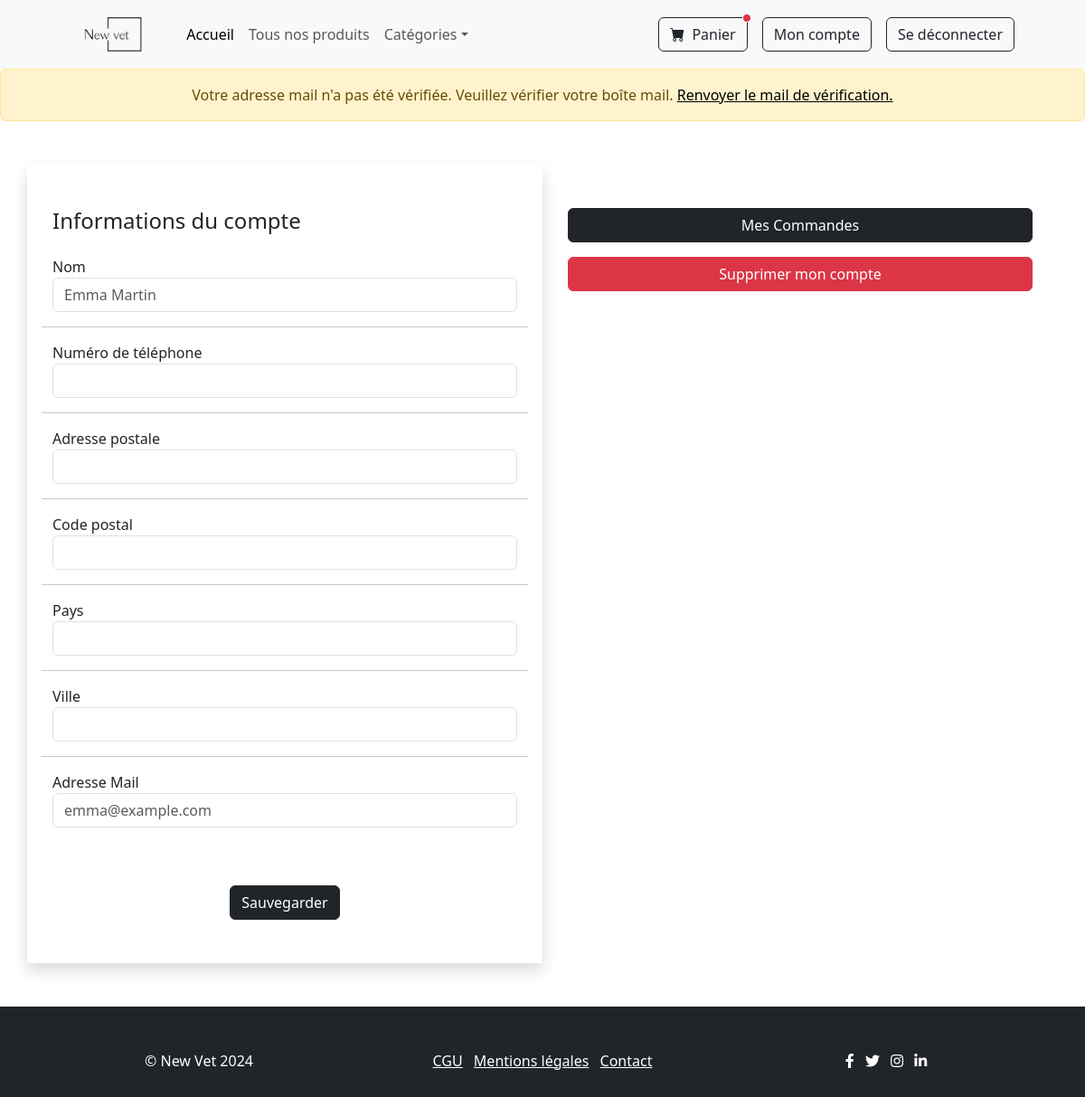
The app's page /profile.php (signed in), older data.
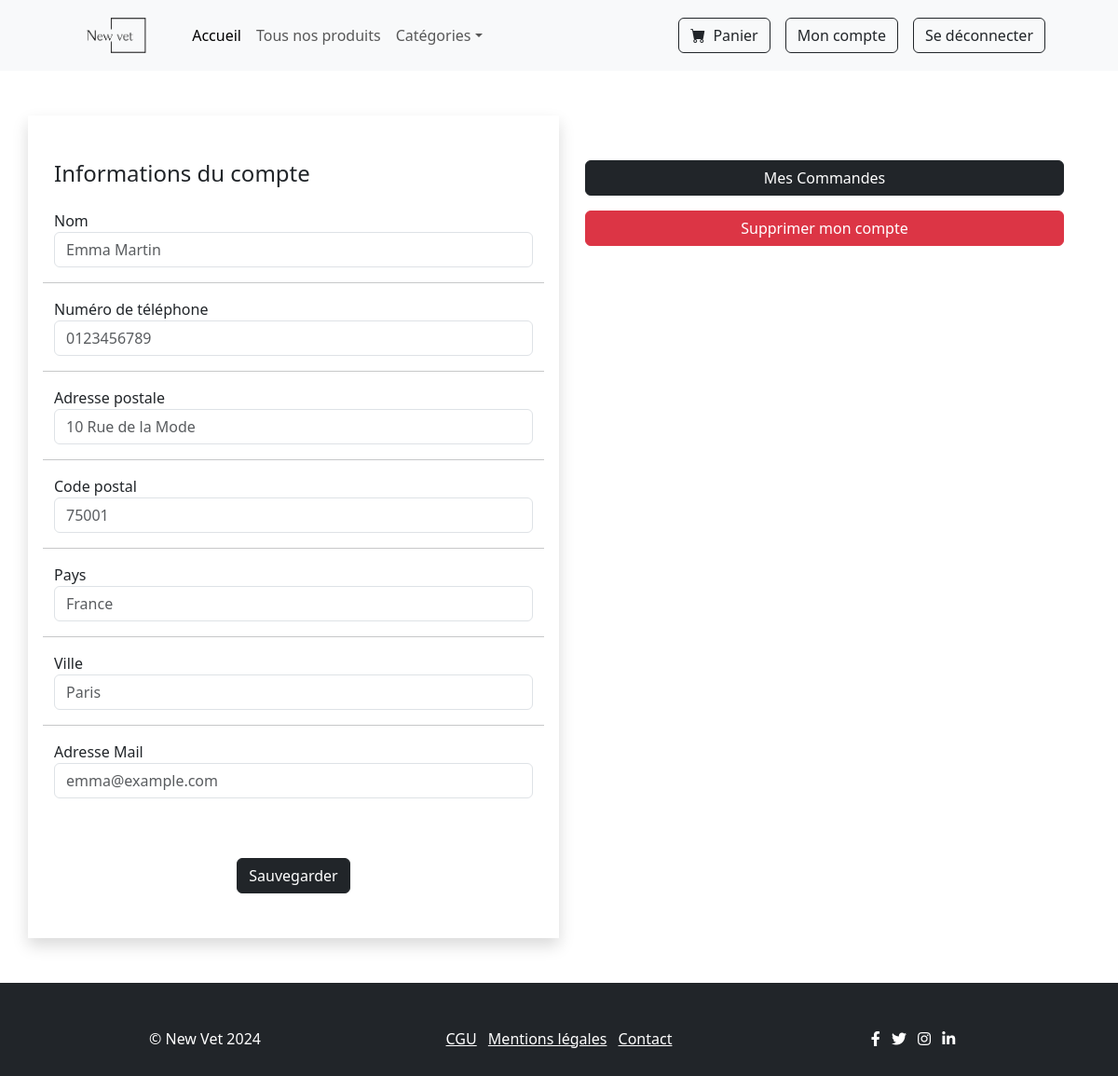
The same page, newer data.
### tables this page shows
CREATE TABLE `utilisateurs` (
  `id` int(11) NOT NULL,
  `nom` varchar(100) NOT NULL,
  `email` varchar(100) NOT NULL,
  `mot_de_passe` varchar(255) NOT NULL,
  `est_admin` tinyint(1) DEFAULT 0,
  `mail_verifie` tinyint(1) DEFAULT 0
);

CREATE TABLE `details_utilisateurs` (
  `id` int(11) NOT NULL,
  `utilisateur_id` int(11) NOT NULL,
  `adresse` varchar(255) DEFAULT NULL,
  `ville` varchar(100) DEFAULT NULL,
  `code_postal` varchar(20) DEFAULT NULL,
  `pays` varchar(100) DEFAULT NULL,
  `telephone` varchar(20) DEFAULT NULL
);

### functions.php (called while the page is built, shortened)
<?php
function checkLogin($con){
    if(isset($_SESSION['user_id'])){
        $id = $_SESSION['user_id'];
        $query = "SELECT * FROM utilisateurs WHERE id = '$id' limit 1";
        $result = mysqli_query($con,$query);
        if($result && mysqli_num_rows($result)> 0){
            $userData = mysqli_fetch_assoc($result);
            return $userData;
        }
    }
}
function getUserInfo($con, $userId){
    $query = "SELECT * FROM details_utilisateurs WHERE utilisateur_id = '$userId' limit 1";
    $result = mysqli_query($con,$query);
    if($result && mysqli_num_rows($result)> 0){
        $userInfo = mysqli_fetch_assoc($result);
        return $userInfo;
    }
}
function getCart($con, $userId){
    $query = "SELECT * FROM paniers WHERE utilisateur_id = '$userId'";
    $result = mysqli_query($con,$query);
    if($result && mysqli_num_rows($result)> 0){
        $cart = mysqli_fetch_assoc($result);
        return $cart;
    }
}
?>

### profile.php (the view, shortened to what this page needs)
<?php
include("config.php");
include("functions.php");
?>
<!DOCTYPE html>
<html lang="fr">
<head>
    <link rel="stylesheet" href="https://cdn.jsdelivr.net/npm/bootstrap-icons@1.11.3/font/bootstrap-icons.min.css">
    <link href="https://cdn.jsdelivr.net/npm/bootstrap@5.3.3/dist/css/bootstrap.min.css" rel="stylesheet"
>
    <link rel="stylesheet" href="assets/css/style.css" />
</head>
<body>
    <main>
        <?php include "header.php"; ?>
        <?php
        $userData = checkLogin($con);
        $id = $userData['id'];
        $name = $userData['nom'];
        $email = $userData['email'];
        $userInfo = getUserInfo($con, $id);
        $phoneNumber = "";
        $address = "";
        $postalCode = "";
        $country = "";
        $city = "";
        if ($userInfo) {
            if ($userInfo['telephone'] != null) {
                $phoneNumber = $userInfo['telephone'];
            }
            if ($userInfo['adresse'] != null) {
                $address = $userInfo['adresse'];
            }
            if ($userInfo['code_postal'] != null) {
                $postalCode = $userInfo['code_postal'];
            }
            if ($userInfo['pays'] != null) {
                $country = $userInfo['pays'];
            }
            if ($userInfo['ville'] != null) {
                $city = $userInfo['ville'];
            }
        }
        echo ("<div class='container rounded bg-white mt-5 mb-5'>
        <div class='row'>
            <div class='col-md-6 border-right shadow'>
                <div class='p-3 py-5'>
                    <div class='d-flex justify-content-between align-items-center mb-3'>
                        <h4 class='text-right'>Informations du compte</h4>
                    </div>
                    <div class='row mt-3'>
                        <div class='col-md-12 mb-3'>
                            <label class='labels'>Nom</label>
                            <input type='text' id='nameInput' class='form-control' placeholder='$name' value=''>
                        </div>
                        <hr />
                        <div class='col-md-12 mb-3'>
                            <label class='labels'>Numéro de téléphone</label>
                            <input type='text' id='phoneNumberInput' class='form-control' placeholder='$phoneNumber' value=''>
                        </div>
                        <hr />
                        <div class='col-md-12 mb-3'>
                            <label class='labels'>Adresse postale</label>
                            <input type='text' id='addressInput' class='form-control' placeholder='$address' value=''>
                        </div>
                        <hr />
                        <div class='col-md-12 mb-3'>
                            <label class='labels'>Code postal</label>
                            <input type='text' id='postalCodeInput' class='form-control' placeholder='$postalCode' value=''>
                        </div>
                        <hr />
                        <div class='col-md-12 mb-3'>
                            <label class='labels'>Pays</label>
                            <input type='text' id='countryInput' class='form-control' placeholder='$country' value=''>
                        </div>
                        <hr />
                        <div class='col-md-12 mb-3'>
                            <label class='labels'>Ville</label>
                            <input type='text' id='cityInput' class='form-control' placeholder='$city' value=''>
                        </div>
                        <hr />
                        <div class='col-md-12 mb-3'>
                            <label class='labels'>Adresse Mail</label>
                            <input type='text' id='emailInput' class='form-control' placeholder='$email' value=''>
                        </div>
                    </div>
                    <div class='mt-5 text-center'>
                        <button class='btn btn-dark profile-button' type='button' onclick='EditUserInfo()'>Sauvegarder</button>
                    </div>
                </div>
            </div>
            <div class='col-md-6'>
                <div class='p-3 py-5'>
                    <a href='myorders.php'><button  class='btn btn-dark col-12 mb-3'>Mes Commandes</button></a>
                    <button class='btn btn-danger col-12 mb-3' onclick='showDeleteAccountVerification()'>Supprimer mon compte</button>
                </div>
            </div>
        </div>
    </div>");
        ?>
        <div class="push"></div>
    </main>
    <?php include "footer.php"; ?>
</body>
</html>

### header.php (shortened to what this page needs)
<header>
    <nav class="navbar navbar-expand-lg navbar-light bg-light">
        <div class="container px-4 px-lg-5">
            <a class="navbar-brand" href="index.php"><img src="assets/img/logo-black.png" height="50px"></img></a>
            <div class="collapse navbar-collapse" id="navbarSupportedContent">
                <ul class="navbar-nav me-auto mb-2 mb-lg-0 ms-lg-4">
                    <li class="nav-item"><a class="nav-link active" aria-current="page" href="index.php">Accueil</a></li>
                    <li class="nav-item"><a class="nav-link" href="allproducts.php">Tous nos produits</a></li>
                    <li class="nav-item dropdown">
                        <a class="nav-link dropdown-toggle" id="navbarDropdown" href="#" role="button"
                            data-bs-toggle="dropdown" aria-expanded="false">Catégories</a>
                    </li>
                </ul>
                <?php
                $userData = checkLogin($con);
                if ($userData) {
                    $codeBadge ="";
                    if(getCart($con, $userData['id'])){
                        $codeBadge = "<span class='position-absolute top-0 start-100 translate-middle p-1 bg-danger border border-light rounded-circle'>
                                <span class='visually-hidden'>New alerts</span>
                            </span>";
                    }
                    echo "<a href='cart.php' class='btn btn-outline-dark position-relative' type='submit'>
                            <i class='bi-cart-fill me-1'></i>
                            Panier
                            $codeBadge
                          </a>
                          <a class='btn btn-outline-dark ms-3' href='profile.php'>Mon compte</a>
                          <a class='btn btn-outline-dark ms-3' href='logout.php'>Se déconnecter</a>";
                } else {
                    echo "<a class='btn btn-outline-dark ms-3' href='login.php'>Se Connecter</a>
                          <a class='btn btn-outline-dark ms-3' href='signup.php'>S'inscrire</a>";
                }
                ?>
            </div>
        </div>
    </nav>
    <?php
    $user = checkLogin($con);
    if($user != null &&  $user['mail_verifie'] == 0){
        $email = $user['email'];
        echo "<div class='alert alert-warning show mb-0 text-center' role='alert'>
                Votre adresse mail n'a pas été vérifiée. Veuillez vérifier votre boîte mail. <a class='text-black' href='verifyaccount.php?email=$email'>Renvoyer le mail de vérification.</a>
              </div>";
    }?>
</header>

### footer.php
<footer class="py-5 bg-dark">
    <div class="container">
        <div class="row">
            <div class="col-md-4 text-center text-md-left">
                <p class="m-0 text-white">&copy; New Vet 2024</p>
            </div>
            <div class="col-md-4 my-3 my-md-0">
                <ul class="list-inline text-center">
                    <li class="list-inline-item">
                        <a href="/cgu" class="text-white">CGU</a>
                    </li>
                    <li class="list-inline-item">
                        <a href="/mentions-legales" class="text-white">Mentions légales</a>
                    </li>
                    <li class="list-inline-item">
                        <a href="/contact" class="text-white">Contact</a>
                    </li>
                </ul>
            </div>
            <div class="col-md-4 text-center text-md-right">
                <ul class="list-inline">
                    <li class="list-inline-item">
                        <a href="https://facebook.com/votreprofil" class="text-white">
                            <i class="fab fa-facebook-f"></i>
                        </a>
                    </li>
                    <li class="list-inline-item">
                        <a href="https://twitter.com/votreprofil" class="text-white">
                            <i class="fab fa-twitter"></i>
                        </a>
                    </li>
                    <li class="list-inline-item">
                        <a href="https://instagram.com/votreprofil" class="text-white">
                            <i class="fab fa-instagram"></i>
                        </a>
                    </li>
                    <li class="list-inline-item">
                        <a href="https://linkedin.com/in/votreprofil" class="text-white">
                            <i class="fab fa-linkedin-in"></i>
                        </a>
                    </li>
                </ul>
            </div>
        </div>
    </div>
</footer>
<link rel="stylesheet" href="https://cdnjs.cloudflare.com/ajax/libs/font-awesome/5.15.4/css/all.min.css">

### assets/css/style.css (style rules this page uses)
body, html { height: 100%; }
main { min-height: 100vh; margin-bottom: -100px; }
footer,.push { height: 100px; }

Row changes from the older to the newer data that the page shows:
changed utilisateurs "Emma Martin": mail_verifie 0 → 1 (drawn)
added details_utilisateurs: telephone "0123456789", adresse "10 Rue de la Mode", code_postal "75001", pays "France", ville "Paris"
Text that changed along with them:
text no longer shown: "Votre adresse mail n'a pas été vérifiée. Veuillez vérifier votre boîte mail. Renvoyer le mail de vérification."
